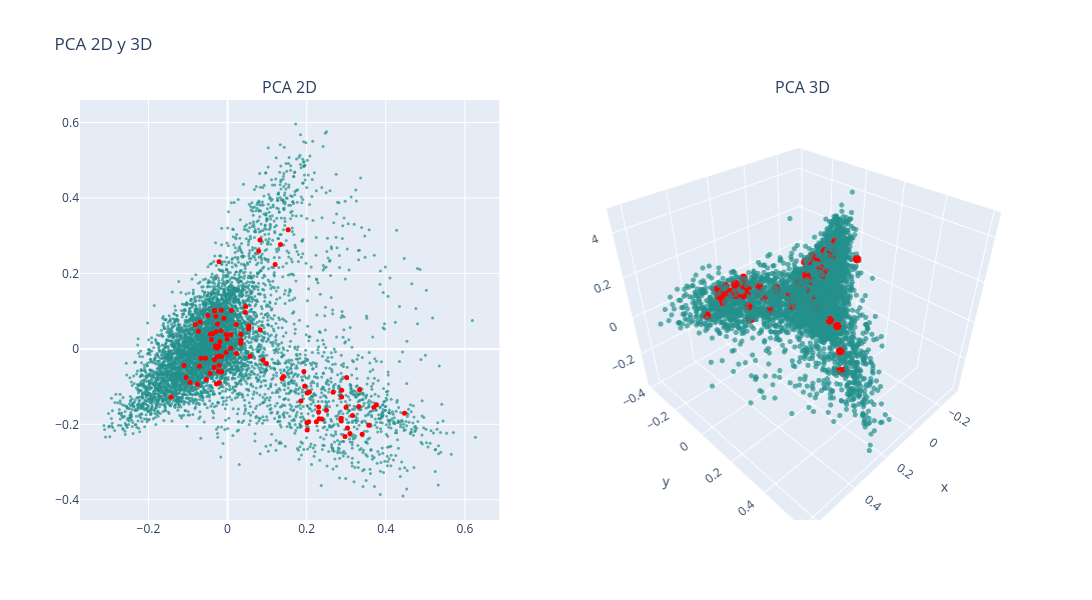

The notebook cell this image was saved under:
### Markdown cell above
### PCA

### Code cell
# PCA 2D
X_pca_2d = PCA(n_components=2).fit_transform(df_vectorized)
df['pca2d_1'] = X_pca_2d[:, 0]
df['pca2d_2'] = X_pca_2d[:, 1]

# PCA 3D
X_pca_3d = PCA(n_components=3).fit_transform(df_vectorized)
df['pca3d_1'] = X_pca_3d[:, 0]
df['pca3d_2'] = X_pca_3d[:, 1]
df['pca3d_3'] = X_pca_3d[:, 2]

# Graficar
colors = np.ones(len(df))  # Color base
colors_knn = np.zeros(len(df))  # Color para los KNN
colors_knn[knn_idxs[0]] = 1  # Resaltar los KNN

fig = make_subplots(rows=1, cols=2, subplot_titles=("PCA 2D", "PCA 3D"), 
                    specs=[[{"type": "scatter"}, {"type": "scatter3d"}]])

# Puntos normales (fondo)
fig.add_trace(
    go.Scatter(x=df['pca2d_1'], y=df['pca2d_2'], mode='markers',
               marker=dict(color=colors, colorscale='Viridis', size=3, opacity=0.7), 
               text=data['title'],
               hovertemplate="Titulo: %{text}<br>x: %{x}<br>y: %{y}<extra></extra>"),
    row=1, col=1)

# Puntos resaltados (delante)
fig.add_trace(
    go.Scatter(x=df.loc[knn_idxs[0], 'pca2d_1'], 
               y=df.loc[knn_idxs[0], 'pca2d_2'], 
               mode='markers',
               marker=dict(color='red', size=5, opacity=1), 
               text=data.loc[knn_idxs[0], 'title'], 
               hovertemplate="Titulo: %{text}<br>x: %{x}<br>y: %{y}<extra></extra>"),
    row=1, col=1)

# Puntos normales en 3D (fondo)
fig.add_trace(
    go.Scatter3d(x=df['pca3d_1'], y=df['pca3d_2'], z=df['pca3d_3'], mode='markers',
                 marker=dict(color=colors, colorscale='Viridis', size=3, opacity=0.7), 
                 text=data['title'],
                 hovertemplate="Cluster: %{text}<br>x: %{x}<br>y: %{y}<br>z: %{z}<extra></extra>"),
    row=1, col=2)

# Puntos resaltados en 3D (delante)
fig.add_trace(
    go.Scatter3d(x=df.loc[knn_idxs[0], 'pca3d_1'], 
                 y=df.loc[knn_idxs[0], 'pca3d_2'], 
                 z=df.loc[knn_idxs[0], 'pca3d_3'], 
                 mode='markers',
                 marker=dict(color='red', size=5, opacity=1), 
                 text=data.loc[knn_idxs[0], 'title'], 
                 hovertemplate="Cluster: %{text}<br>x: %{x}<br>y: %{y}<br>z: %{z}<extra></extra>"),
    row=1, col=2)

fig.update_layout(height=600, width=1200, title_text="PCA 2D y 3D", showlegend=False)
fig.show()

### Figure 1 — Plotly figure (JSON) as saved in the notebook; plotly's stock layout.template omitted (floating-point values rounded to 4 significant figures; data arrays with more than 128 entries replaced by an {"elided": "..."} marker saying what was removed)
{"data": [{"hovertemplate": "Titulo: %{text}<br>x: %{x}<br>y: %{y}<extra></extra>", "marker": {"color": {"elided": "6614 float values"}, "colorscale": [[0, "#440154"], [0.1111, "#482878"], [0.2222, "#3e4989"], [0.3333, "#31688e"], [0.4444, "#26828e"], [0.5556, "#1f9e89"], [0.6667, "#35b779"], [0.7778, "#6ece58"], [0.8889, "#b5de2b"], [1, "#fde725"]], "opacity": 0.7, "size": 3}, "mode": "markers", "text": {"elided": "6614 str values"}, "type": "scatter", "x": {"elided": "6614 float values"}, "xaxis": "x", "y": {"elided": "6614 float values"}, "yaxis": "y"}, {"hovertemplate": "Titulo: %{text}<br>x: %{x}<br>y: %{y}<extra></extra>", "marker": {"color": "red", "opacity": 1, "size": 5}, "mode": "markers", "text": ["application of neural network controller and policy gradient reinforcement learning on modular multilevel converter mmc a proof of concept", "state of charge soc balancing of battery modular multilevel management bm3 converter using q learning", "reinforcement learning based modulation for balancing capacitor voltage and thermal stress to enhance current capability of mmcs", "optimized real time control for modular multilevel converters using adaptive neural networks", "open circuit fault diagnosis for a modular multilevel converter based on hybrid machine learning", "inverse application of artificial intelligence for the control of power converters", "neural network controller based on direct and indirect model predictive for modular multilevel converters", "machine learning emulation of model predictive control for modular multilevel converters", "level increased ishe modulation method for modular multilevel converters based on ddpg", "artificial intelligence applications in the control and performance improvement of modular multilevel converters a review", "machine learning based modeling for real time inferencer in the loop hardware emulation of high speed rail microgrid", "machine learning enhanced predictive control for modular multilevel converters in hvdc transmission systems", "predictor based data driven model free adaptive predictive control of power converters using machine learning", "neural network based model predictive control approach for modular multilevel converters", "an open circuit fault detection and location strategy for mmc with feature extraction and random forest", "compound fault diagnosis method of modular multilevel converter based on improved capsule network", "machine learning based operating region extension of modular multilevel converters under unbalanced grid faults", "fault diagnosis for modular multilevel converter mmc based on deep learning an edge implementation using binary neural network", "hybrid condition monitoring for power converters learning based methods with statistical guarantees", "reinforcement learning based false data injection attacks detector for modular multilevel converters", "reinforcement learning based method to exploit vulnerabilities of false data injection attack detectors in modular multilevel converters", "dc short circuit fault detection for mmc hvdc grid based on improved dbn and dc fault current statistical features", "capacitor monitoring for modular multilevel converters based on intelligent algorithm", "neural network based model predictive controllers for modular multilevel converters", "transfer learning based online impedance identification for modular multilevel converters", "a connectionist based approach for reducing the number of voltage sensors in modular multilevel converter", "condition monitoring for power converters via deep one class classification", "design and analysis of the model predictive control implemented by the ann technique for mmc based rectifier with improved grid adaptability", "health management of power electronics systems", "an open circuit faults diagnosis method based on xg boost used in mmc", "auto tuned model predictive control based neural network controller for modular multilevel converters", "artificial neural network based pi control of battery energy storage system connected with mmc hvdc system", "denoising and voltage estimation in modular multilevel converters using deep neural networks", "data driven impedance identification and stability online assessment of wind farm connected with mmc hvdc", "an ultra high speed mmc hvdc fault location algorithm based on regression neural network", "open circuit fault diagnosis for modular multilevel converter using wavelet neural network", "fault diagnosis of modular multilevel converter based on 1dcnn and lstm network", "data driven impedance identification and stability online assessment of dfig based wind farm integration with mmc hvdc", "power management systems for harmonic elimination using federated learning approach", "igbt open circuit fault diagnosis method for a modular multilevel converter based on pnn md", "fault identification method of mmc hvdc based on gru neural network", "deep convolution neural network based fault detection and identification for modular multilevel converters", "gwo based pi controller assisted half bridge sub module mmc for hybrid energy system", "transfer learning framework for impedance characterization of modular multilevel converters", "physical mechanism and data hybrid modeling for device level emulation of modular multilevel converter", "capacitor parameter estimation based on wavelet transform and convolution neural network", "distributed neural network observer for submodule capacitor voltage estimation in modular multilevel converters", "overview of modeling schemes for mmc converter in flexible dc distribution network", "an on line capacitor condition monitoring method based on switching frequencies for modular multilevel converters", "adaptive fault current limiting strategy for flexible dc power grids based on deep neural networks", "thermal estimation of modular multilevel converter submodule using deep regression on gru and lstm network", "parameters inversion of equivalent rlc fault circuit for mmc hvdc grid based on bp neural network", "neural network trained cold plate models for modular converter exploration", "application of artificial intelligence to diagnose faults of grid tied solar power systems", "bayesian regularization based mpc for a hybrid modular multilevel converter", "data driven neural predictors based robust mpc for power converters", "real time fault detection and identification for mmc using 1 d convolutional neural networks", "neural predictor based low switching frequency fcs mpc for mmc with online weighting factors tuning", "estimation of battery parameters in cascaded half bridge converters with reduced voltage sensors", "sub module capacitor voltage balancing control based on model prediction", "fault diagnosis of modular multilevel converter based on rnn and wavelet analysis", "a fast data driven method for submodule open circuit fault localization in a modular multilevel converter", "supervisory real time multidomain modeling and hardware emulation of fuel cell hybrid electric bus behavioral transients", "single ended fault detection scheme using support vector machine for multi terminal direct current systems based on modular multilevel converter", "dcscf detection method of mmc dc grid based on statistical feature and dbn softmax", "neural predictor based dynamic surface predictive control for power converters", "short time wavelet entropy integrating improved lstm for fault diagnosis of modular multilevel converter", "data driven parameter inversion for dc fault current analytical solution of modular multilevel converter based high voltage dc grid", "voltage estimation for diode clamped mmcs based on a simplified neural network", "improving the resilience of modular multilevel converters using concurrent estimators", "an improved resnet based method for online assessment of the aging state of mmc sub module capacitors", "reliability improvement of mmc in energy storage system using ann based sensorless estimation for sub module voltages", "igbt open circuit fault diagnosis based on improved support vector machine", "new power electronic interface combining dc transmission a medium frequency bus and an ac ac converter to integrate deep sea facilities with the ac grid", "a novel concept for modular multilevel universal power controller mupc ", "data driven modeling of modular multilevel converters based on hht and cnn lstm am neural network", "modeling and simulation of modular multilevel converter", "ac side impedance based stability assessment in grid forming modular multilevel converters", "data driven fault detection of multiple open circuit faults for mmc systems based on long short term memory networks", "submodule fault detection in mmcs using support vector classification", "fault diagnosis of submodule open circuit failures for modular multilevel converters with the data processing of sensors", "fault analysis and voltage support strategy through equivalent line impedances for mmcs in ac dc hybrid distribution networks under asymmetrical faults", "open circuit fault detection and location in mmcs with multivariate gaussian distribution", "effective voltage balancing control for modular multilevel converter without current sensors", "design and simulation of marine electromagnetic transmission system", "an open circuit faults diagnosis method for mmc based on extreme gradient boosting", "event triggered neural predictor based fcs mpc for mmc", "predictor based neural network finite set predictive control for modular multilevel converter", "fault isolation method for smart dc distribution networks with multiple types of converters", "novel distributed control platform and algorithm for a modular multilevel matrix converter", "switch open circuit fault localization strategy for mmcs using sliding time window based features extraction algorithm", "review on control strategy for flexible ac dc hybrid distribution network based on modular multi level converter topology", "control strategies of mmc hvdc connected to passive networks", "optimal modulation method for modular multilevel converters in medium voltage dc distribution networks", "parameter estimation of batteries in mmcs with parallel connectivity using pso", "a novel strategy for dc distribution start up based on mmc", "disortnet a network protocol with distributed sorting for modular multilevel converters", "multiple igbt open circuit fault diagnosis strategy for mmc using feature reconstruction based recurrent neural network", "communication aspects in the distributed control architecture of a modular multilevel converter", "design and verification of a dc direct mounted energy storage topology"], "type": "scatter", "x": [-0.02653, -0.0265, -0.0536, -0.03034, 0.3032, 0.03322, -0.0409, -0.0291, -0.1049, -0.02119, 0.03362, 0.05403, -0.02956, -0.03758, 0.2303, 0.1854, -0.02349, 0.09828, 0.1376, -0.01623, -0.001098, 0.2997, -0.02794, -0.04328, 0.04467, -0.01891, 0.1413, 0.08235, 0.08947, 0.2969, -0.01935, 0.153, -0.02091, 0.1202, 0.2883, 0.3571, 0.2016, 0.1338, -0.05593, 0.2869, 0.3009, 0.2382, -0.0255, 0.04628, 0.05691, -0.03402, -0.07604, 0.4472, -0.02086, 0.3764, 0.02242, 0.3318, 0.02218, 0.193, -0.01517, -0.01631, 0.2302, -0.07358, -0.03318, -0.143, 0.2068, 0.2013, 0.03369, 0.3704, 0.1949, -0.03327, 0.3158, 0.2886, -0.095, -0.003873, -0.01508, -0.02163, 0.2873, 0.07863, -0.009245, 0.007896, -0.0325, -0.02162, 0.3402, 0.2007, 0.2051, 0.3338, 0.2246, -0.07108, -0.00358, 0.2316, -0.06901, -0.04976, 0.2668, -0.08147, 0.2499, 0.008462, 0.009995, -0.1099, -0.04412, 0.05302, -0.06713, 0.3094, -0.03016, 0.08199], "xaxis": "x", "y": [-0.0215, 0.001547, -0.08105, 0.008398, -0.2098, 0.01462, 0.0252, 0.04541, -0.07557, -0.04349, 0.03859, 0.06096, 0.08641, 0.04015, -0.1541, -0.138, -0.05958, -0.039, -0.07818, 0.04787, 0.02593, -0.1546, -0.09293, 0.03923, 0.097, -0.06139, -0.07304, 0.05054, -0.02937, -0.2324, 0.01865, 0.3155, -0.01878, 0.2234, -0.1276, -0.2025, -0.1167, 0.277, -0.02495, -0.1841, -0.07577, -0.1858, 0.06585, 0.1126, -0.01934, -0.04903, -0.09355, -0.1709, -0.08954, -0.148, -0.01191, -0.1527, 0.06495, -0.05989, -0.02013, 0.1024, -0.1675, 0.04674, -0.02908, -0.1276, -0.1142, -0.2148, 0.02267, -0.155, -0.0993, 0.1011, -0.1763, -0.1095, -0.08914, -0.009305, -0.06056, 0.00671, -0.1911, 0.2598, 0.08137, 0.001881, 0.1021, 0.2309, -0.2262, -0.1958, -0.1932, -0.1081, -0.1935, -0.04619, 0.03839, -0.1849, 0.07122, 0.08882, -0.115, 0.0646, -0.1629, 0.03752, 0.1016, -0.04381, -0.06471, 0.05393, -0.02453, -0.2243, 0.003865, 0.2884], "yaxis": "y"}, {"hovertemplate": "Cluster: %{text}<br>x: %{x}<br>y: %{y}<br>z: %{z}<extra></extra>", "marker": {"color": {"elided": "6614 float values"}, "colorscale": [[0, "#440154"], [0.1111, "#482878"], [0.2222, "#3e4989"], [0.3333, "#31688e"], [0.4444, "#26828e"], [0.5556, "#1f9e89"], [0.6667, "#35b779"], [0.7778, "#6ece58"], [0.8889, "#b5de2b"], [1, "#fde725"]], "opacity": 0.7, "size": 3}, "mode": "markers", "scene": "scene", "text": {"elided": "6614 str values"}, "type": "scatter3d", "x": {"elided": "6614 float values"}, "y": {"elided": "6614 float values"}, "z": {"elided": "6614 float values"}}, {"hovertemplate": "Cluster: %{text}<br>x: %{x}<br>y: %{y}<br>z: %{z}<extra></extra>", "marker": {"color": "red", "opacity": 1, "size": 5}, "mode": "markers", "scene": "scene", "text": ["application of neural network controller and policy gradient reinforcement learning on modular multilevel converter mmc a proof of concept", "state of charge soc balancing of battery modular multilevel management bm3 converter using q learning", "reinforcement learning based modulation for balancing capacitor voltage and thermal stress to enhance current capability of mmcs", "optimized real time control for modular multilevel converters using adaptive neural networks", "open circuit fault diagnosis for a modular multilevel converter based on hybrid machine learning", "inverse application of artificial intelligence for the control of power converters", "neural network controller based on direct and indirect model predictive for modular multilevel converters", "machine learning emulation of model predictive control for modular multilevel converters", "level increased ishe modulation method for modular multilevel converters based on ddpg", "artificial intelligence applications in the control and performance improvement of modular multilevel converters a review", "machine learning based modeling for real time inferencer in the loop hardware emulation of high speed rail microgrid", "machine learning enhanced predictive control for modular multilevel converters in hvdc transmission systems", "predictor based data driven model free adaptive predictive control of power converters using machine learning", "neural network based model predictive control approach for modular multilevel converters", "an open circuit fault detection and location strategy for mmc with feature extraction and random forest", "compound fault diagnosis method of modular multilevel converter based on improved capsule network", "machine learning based operating region extension of modular multilevel converters under unbalanced grid faults", "fault diagnosis for modular multilevel converter mmc based on deep learning an edge implementation using binary neural network", "hybrid condition monitoring for power converters learning based methods with statistical guarantees", "reinforcement learning based false data injection attacks detector for modular multilevel converters", "reinforcement learning based method to exploit vulnerabilities of false data injection attack detectors in modular multilevel converters", "dc short circuit fault detection for mmc hvdc grid based on improved dbn and dc fault current statistical features", "capacitor monitoring for modular multilevel converters based on intelligent algorithm", "neural network based model predictive controllers for modular multilevel converters", "transfer learning based online impedance identification for modular multilevel converters", "a connectionist based approach for reducing the number of voltage sensors in modular multilevel converter", "condition monitoring for power converters via deep one class classification", "design and analysis of the model predictive control implemented by the ann technique for mmc based rectifier with improved grid adaptability", "health management of power electronics systems", "an open circuit faults diagnosis method based on xg boost used in mmc", "auto tuned model predictive control based neural network controller for modular multilevel converters", "artificial neural network based pi control of battery energy storage system connected with mmc hvdc system", "denoising and voltage estimation in modular multilevel converters using deep neural networks", "data driven impedance identification and stability online assessment of wind farm connected with mmc hvdc", "an ultra high speed mmc hvdc fault location algorithm based on regression neural network", "open circuit fault diagnosis for modular multilevel converter using wavelet neural network", "fault diagnosis of modular multilevel converter based on 1dcnn and lstm network", "data driven impedance identification and stability online assessment of dfig based wind farm integration with mmc hvdc", "power management systems for harmonic elimination using federated learning approach", "igbt open circuit fault diagnosis method for a modular multilevel converter based on pnn md", "fault identification method of mmc hvdc based on gru neural network", "deep convolution neural network based fault detection and identification for modular multilevel converters", "gwo based pi controller assisted half bridge sub module mmc for hybrid energy system", "transfer learning framework for impedance characterization of modular multilevel converters", "physical mechanism and data hybrid modeling for device level emulation of modular multilevel converter", "capacitor parameter estimation based on wavelet transform and convolution neural network", "distributed neural network observer for submodule capacitor voltage estimation in modular multilevel converters", "overview of modeling schemes for mmc converter in flexible dc distribution network", "an on line capacitor condition monitoring method based on switching frequencies for modular multilevel converters", "adaptive fault current limiting strategy for flexible dc power grids based on deep neural networks", "thermal estimation of modular multilevel converter submodule using deep regression on gru and lstm network", "parameters inversion of equivalent rlc fault circuit for mmc hvdc grid based on bp neural network", "neural network trained cold plate models for modular converter exploration", "application of artificial intelligence to diagnose faults of grid tied solar power systems", "bayesian regularization based mpc for a hybrid modular multilevel converter", "data driven neural predictors based robust mpc for power converters", "real time fault detection and identification for mmc using 1 d convolutional neural networks", "neural predictor based low switching frequency fcs mpc for mmc with online weighting factors tuning", "estimation of battery parameters in cascaded half bridge converters with reduced voltage sensors", "sub module capacitor voltage balancing control based on model prediction", "fault diagnosis of modular multilevel converter based on rnn and wavelet analysis", "a fast data driven method for submodule open circuit fault localization in a modular multilevel converter", "supervisory real time multidomain modeling and hardware emulation of fuel cell hybrid electric bus behavioral transients", "single ended fault detection scheme using support vector machine for multi terminal direct current systems based on modular multilevel converter", "dcscf detection method of mmc dc grid based on statistical feature and dbn softmax", "neural predictor based dynamic surface predictive control for power converters", "short time wavelet entropy integrating improved lstm for fault diagnosis of modular multilevel converter", "data driven parameter inversion for dc fault current analytical solution of modular multilevel converter based high voltage dc grid", "voltage estimation for diode clamped mmcs based on a simplified neural network", "improving the resilience of modular multilevel converters using concurrent estimators", "an improved resnet based method for online assessment of the aging state of mmc sub module capacitors", "reliability improvement of mmc in energy storage system using ann based sensorless estimation for sub module voltages", "igbt open circuit fault diagnosis based on improved support vector machine", "new power electronic interface combining dc transmission a medium frequency bus and an ac ac converter to integrate deep sea facilities with the ac grid", "a novel concept for modular multilevel universal power controller mupc ", "data driven modeling of modular multilevel converters based on hht and cnn lstm am neural network", "modeling and simulation of modular multilevel converter", "ac side impedance based stability assessment in grid forming modular multilevel converters", "data driven fault detection of multiple open circuit faults for mmc systems based on long short term memory networks", "submodule fault detection in mmcs using support vector classification", "fault diagnosis of submodule open circuit failures for modular multilevel converters with the data processing of sensors", "fault analysis and voltage support strategy through equivalent line impedances for mmcs in ac dc hybrid distribution networks under asymmetrical faults", "open circuit fault detection and location in mmcs with multivariate gaussian distribution", "effective voltage balancing control for modular multilevel converter without current sensors", "design and simulation of marine electromagnetic transmission system", "an open circuit faults diagnosis method for mmc based on extreme gradient boosting", "event triggered neural predictor based fcs mpc for mmc", "predictor based neural network finite set predictive control for modular multilevel converter", "fault isolation method for smart dc distribution networks with multiple types of converters", "novel distributed control platform and algorithm for a modular multilevel matrix converter", "switch open circuit fault localization strategy for mmcs using sliding time window based features extraction algorithm", "review on control strategy for flexible ac dc hybrid distribution network based on modular multi level converter topology", "control strategies of mmc hvdc connected to passive networks", "optimal modulation method for modular multilevel converters in medium voltage dc distribution networks", "parameter estimation of batteries in mmcs with parallel connectivity using pso", "a novel strategy for dc distribution start up based on mmc", "disortnet a network protocol with distributed sorting for modular multilevel converters", "multiple igbt open circuit fault diagnosis strategy for mmc using feature reconstruction based recurrent neural network", "communication aspects in the distributed control architecture of a modular multilevel converter", "design and verification of a dc direct mounted energy storage topology"], "type": "scatter3d", "x": [-0.02654, -0.0265, -0.0536, -0.03034, 0.3032, 0.03322, -0.0409, -0.0291, -0.1049, -0.02119, 0.03362, 0.05404, -0.02956, -0.03758, 0.2303, 0.1854, -0.02349, 0.09828, 0.1376, -0.01623, -0.001103, 0.2997, -0.02794, -0.04328, 0.04467, -0.01891, 0.1413, 0.08235, 0.08947, 0.2969, -0.01935, 0.153, -0.02091, 0.1202, 0.2883, 0.3571, 0.2016, 0.1338, -0.05593, 0.2869, 0.3009, 0.2382, -0.02549, 0.04628, 0.05691, -0.03403, -0.07605, 0.4472, -0.02087, 0.3764, 0.02242, 0.3318, 0.02218, 0.1931, -0.01517, -0.01632, 0.2302, -0.07358, -0.03319, -0.143, 0.2068, 0.2013, 0.03369, 0.3704, 0.1949, -0.03327, 0.3158, 0.2886, -0.095, -0.003878, -0.01508, -0.02163, 0.2873, 0.07862, -0.009245, 0.007896, -0.03249, -0.02162, 0.3402, 0.2007, 0.2051, 0.3338, 0.2246, -0.07108, -0.00359, 0.2316, -0.06901, -0.04977, 0.2668, -0.08146, 0.2499, 0.008455, 0.009993, -0.1099, -0.04413, 0.05301, -0.06713, 0.3094, -0.03017, 0.08199], "y": [-0.02151, 0.001568, -0.08105, 0.008399, -0.2098, 0.01461, 0.02517, 0.04538, -0.07558, -0.0435, 0.0386, 0.06094, 0.08639, 0.04013, -0.1541, -0.138, -0.05958, -0.03901, -0.07817, 0.04787, 0.02593, -0.1546, -0.09289, 0.0392, 0.09697, -0.06144, -0.07304, 0.0505, -0.02936, -0.2324, 0.01862, 0.3155, -0.01878, 0.2234, -0.1276, -0.2025, -0.1167, 0.277, -0.02495, -0.1841, -0.07578, -0.1858, 0.06584, 0.1126, -0.01932, -0.04904, -0.09357, -0.1709, -0.08954, -0.148, -0.01189, -0.1527, 0.06496, -0.05989, -0.02017, 0.1024, -0.1675, 0.0467, -0.02905, -0.1276, -0.1142, -0.2148, 0.02269, -0.155, -0.0993, 0.1011, -0.1763, -0.1095, -0.08913, -0.009306, -0.06054, 0.006715, -0.1911, 0.2598, 0.08135, 0.001877, 0.1021, 0.2309, -0.2262, -0.1958, -0.1932, -0.1081, -0.1935, -0.04619, 0.03841, -0.1849, 0.0712, 0.08879, -0.115, 0.06461, -0.1629, 0.03752, 0.1016, -0.0438, -0.06467, 0.05395, -0.02452, -0.2243, 0.003873, 0.2884], "z": [0.05483, -0.006169, -0.008053, 0.02816, 0.03956, 0.05546, 0.1818, 0.2026, 0.03304, 0.1307, 0.02059, 0.1305, 0.2466, 0.1931, 0.08843, 0.07324, 0.1455, 0.02654, 0.07084, 0.1178, 0.06225, 0.07579, -0.03888, 0.2309, 0.2066, -0.02513, 0.0569, 0.1683, -0.02265, 0.08212, 0.1992, -0.04747, 0.009305, 0.04408, 0.07766, 0.07303, 0.05531, 0.05065, -0.02354, 0.07658, 0.05495, 0.07051, -0.08226, 0.1836, 0.0874, 0.05399, 0.05707, 0.03274, 0.0313, 0.09441, 0.07212, 0.105, -0.02271, -0.01269, 0.1697, 0.2464, 0.03841, 0.1878, -0.01115, 0.1024, 0.06212, 0.05783, 0.05846, 0.07224, 0.0424, 0.2631, 0.07978, 0.1167, 0.00559, -0.02559, 0.0202, 0.02288, 0.05139, -0.2368, 0.007458, 0.08261, 0.0321, 0.2766, 0.08957, 0.06039, 0.0585, 0.1677, 0.1114, -0.01659, -0.07668, 0.09772, 0.1868, 0.2901, -0.05185, 0.03475, 0.08861, -0.04155, 0.178, -0.05126, -0.04649, 0.006533, 0.0447, 0.05845, 0.006828, -0.2168]}], "layout": {"annotations": [{"font": {"size": 16}, "showarrow": false, "text": "PCA 2D", "x": 0.225, "xanchor": "center", "xref": "paper", "y": 1, "yanchor": "bottom", "yref": "paper"}, {"font": {"size": 16}, "showarrow": false, "text": "PCA 3D", "x": 0.775, "xanchor": "center", "xref": "paper", "y": 1, "yanchor": "bottom", "yref": "paper"}], "height": 600, "scene": {"domain": {"x": [0.55, 1], "y": [0, 1]}}, "showlegend": false, "title": {"text": "PCA 2D y 3D"}, "width": 1200, "xaxis": {"anchor": "y", "domain": [0, 0.45]}, "yaxis": {"anchor": "x", "domain": [0, 1]}}}
